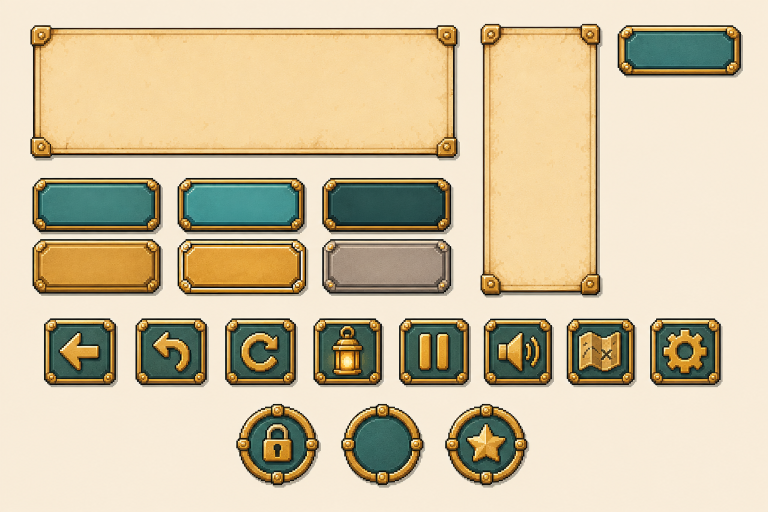
#> input picture assets/source/ui-kit-v1.png, 1536 x 1024 px (shown at 1/2 size)
$ python build_ui_v6.py
#> lines starting #> are read from the running program, lines starting #| are printed output that depends on the picture
#!/usr/bin/env python3
"""Slice the approved v1 master sheets into transparent runtime UI/FX pieces.

Sources stay untouched; outputs are new RGBA files under assets/runtime/forest/
with a manifest recording SHA-256, sizes and source regions. Numbers and text
are still rendered by the engine — these slices carry no baked characters.
"""
from __future__ import annotations
import hashlib
import json
from pathlib import Path
from PIL import Image

ROOT = Path(__file__).resolve().parents[1]
OUT_UI = ROOT/"assets/runtime/forest/ui"
OUT_FX = ROOT/"assets/runtime/forest/fx"

def decontaminate(image: Image.Image, bg: tuple[int, int, int], tol: float = 34.0, soft: float = 70.0) -> Image.Image:
    """Key out a flat background with soft alpha and edge decontamination."""
    rgba = image.convert("RGBA")
    pixels = rgba.load()
    for y in range(rgba.height):
        for x in range(rgba.width):
            r, g, b, a = pixels[x, y]
            distance = ((r-bg[0])**2+(g-bg[1])**2+(b-bg[2])**2)**0.5
            if distance <= tol:
                pixels[x, y] = (r, g, b, 0)
            elif distance < soft:
                alpha = (distance-tol)/(soft-tol)
                # Unmix the background contribution so edges keep their own colour.
                keep = max(alpha, 0.05)
                clean = tuple(max(0, min(255, round((c-(1-keep)*bgc)/keep))) for c, bgc in zip((r, g, b), bg))
                pixels[x, y] = (clean[0], clean[1], clean[2], round(alpha*255))
    return rgba

def trim(image: Image.Image, box: tuple[int, int, int, int], inset: int = 2) -> Image.Image:
    left, top, right, bottom = box
    return image.crop((left+inset, top+inset, right-inset, bottom-inset))

def save(image: Image.Image, path: Path) -> dict:
    path.parent.mkdir(parents=True, exist_ok=True)
    image.save(path)
    return {
        "path": str(path.relative_to(ROOT)),
        "sha256": hashlib.sha256(path.read_bytes()).hexdigest(),
        "size": list(image.size),
        "mode": image.mode,
    }

def main() -> int:
    entries: dict[str, list] = {"ui": [], "fx": []}
    kit = Image.open(ROOT/"assets/source/ui-kit-v1.png").convert("RGB")
#> kit is the input picture: PIL image 1536x1024 RGB; mean R, G, B 209.9, 195.1, 163.4
    cream = kit.getpixel((10, 10))
#> cream = (248, 236, 217)
    ui_cuts = {
        "panel-paper": (60, 50, 919, 320),      # Parchment with brass corners (nine-patch)
        "panel-tall": (962, 48, 1196, 588),     # Vertical parchment
        "button-teal": (65, 356, 325, 468),     # Normal
        "button-teal-bright": (355, 355, 613, 468),   # Hover
        "button-teal-dark": (644, 356, 906, 468),     # Pressed
        "button-gold": (65, 478, 325, 591),     # Primary
        "button-gold-bright": (355, 478, 616, 591),   # Primary hover
        "button-gray": (644, 478, 906, 591),    # Disabled
    }
    for name, box in ui_cuts.items():
        piece = decontaminate(trim(kit, box), cream)
        entries["ui"].append(save(piece, OUT_UI/(name+".png")))
        if name.startswith("button-"):
            # Buttons render as small as 32px tall; pre-scale so nine-patch margins fit.
            small = piece.resize((round(piece.width*0.4), round(piece.height*0.4)), Image.LANCZOS)
            entries["ui"].append(save(small, OUT_UI/(name+"-small.png")))
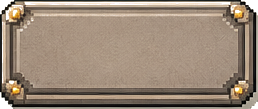
#> piece: PIL image 258x109 RGBA; mean R, G, B, A 151.3, 132.7, 114.5, 244.7; transparent parts drawn white

    fx = Image.open(ROOT/"assets/source/effects-rewards-v1.png").convert("RGB")
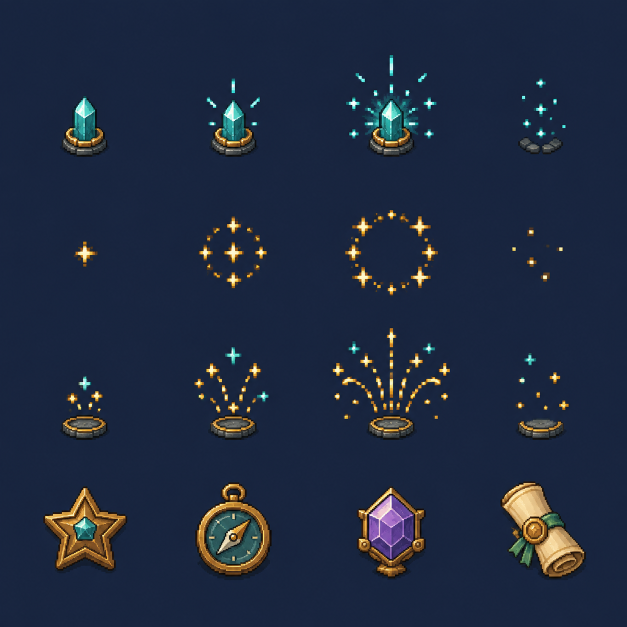
#> input picture assets/source/effects-rewards-v1.png, 1254 x 1254 px (shown at 1/2 size)
#> fx is the input picture: PIL image 1254x1254 RGB; mean R, G, B 31.8, 42.6, 63.9
    navy = fx.getpixel((8, 8))
#> navy = (24, 36, 63)
    fx_cuts = {
        "crystal-idle": (108, 150, 232, 312),   # Crystal on stone base
        "crystal-lit": (408, 150, 532, 312),    # Crystal with glow ticks
        "spark": (128, 452, 216, 532),          # Single gold sparkle
        "burst": (660, 420, 880, 596),          # Gold sparkle ring
        "reward-burst": (652, 660, 890, 906),   # Firework spray
    }
    for name, box in fx_cuts.items():
        piece = decontaminate(trim(fx, box), navy, tol=26.0, soft=58.0)
        entries["fx"].append(save(piece, OUT_FX/(name+".png")))
#> this loop made 5 passes
#> pass 1, in decontaminate (call 9), `rgba = image.convert("RGBA")`:
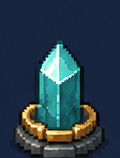
#> rgba: PIL image 120x158 RGBA; mean R, G, B, A 41.5, 61.1, 73.4, 255
#> pass 1, in main, `piece = decontaminate(trim(fx, box), navy, tol=26.0, soft=58.0)`:
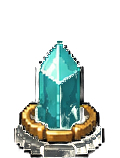
#> piece: PIL image 120x158 RGBA; mean R, G, B, A 44.1, 63.7, 71.8, 74.4; transparent parts drawn white
#> after the loop:
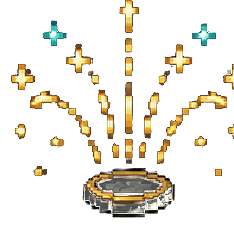
#> piece: PIL image 234x242 RGBA; mean R, G, B, A 46.3, 52.2, 63.2, 39.9; transparent parts drawn white

    manifest = {
        "version": "forest-ui-v6",
        "sources": [
            {"path": "assets/source/ui-kit-v1.png", "background": list(cream), "used": True},
            {"path": "assets/source/effects-rewards-v1.png", "background": list(navy), "used": True},
        ],
        "engine_numeric_overlay": True,
        "pixel_edits": "none on sources; slices chroma-keyed with edge decontamination",
        "outputs": entries,
    }
    (ROOT/"art/forest_ui_v6.json").write_text(json.dumps(manifest, ensure_ascii=False, indent=2)+"\n")

    # Contact sheet for human QA.
    sheet = Image.new("RGBA", (1560, 560), (40, 52, 44, 255))
    x = 16
    for entry in entries["ui"]:
        piece = Image.open(ROOT/entry["path"])
        sheet.alpha_composite(piece.resize((piece.width//2, piece.height//2)), (x, 16)); x += piece.width//2+14
#> after `x += piece.width // 2 + 14`: x = 457
    x = 16
#> x = 16
    for entry in entries["fx"]:
        piece = Image.open(ROOT/entry["path"])
        sheet.alpha_composite(piece, (x, 330)); x += piece.width+14
#> after `sheet.alpha_composite(piece, (x, 330))`:
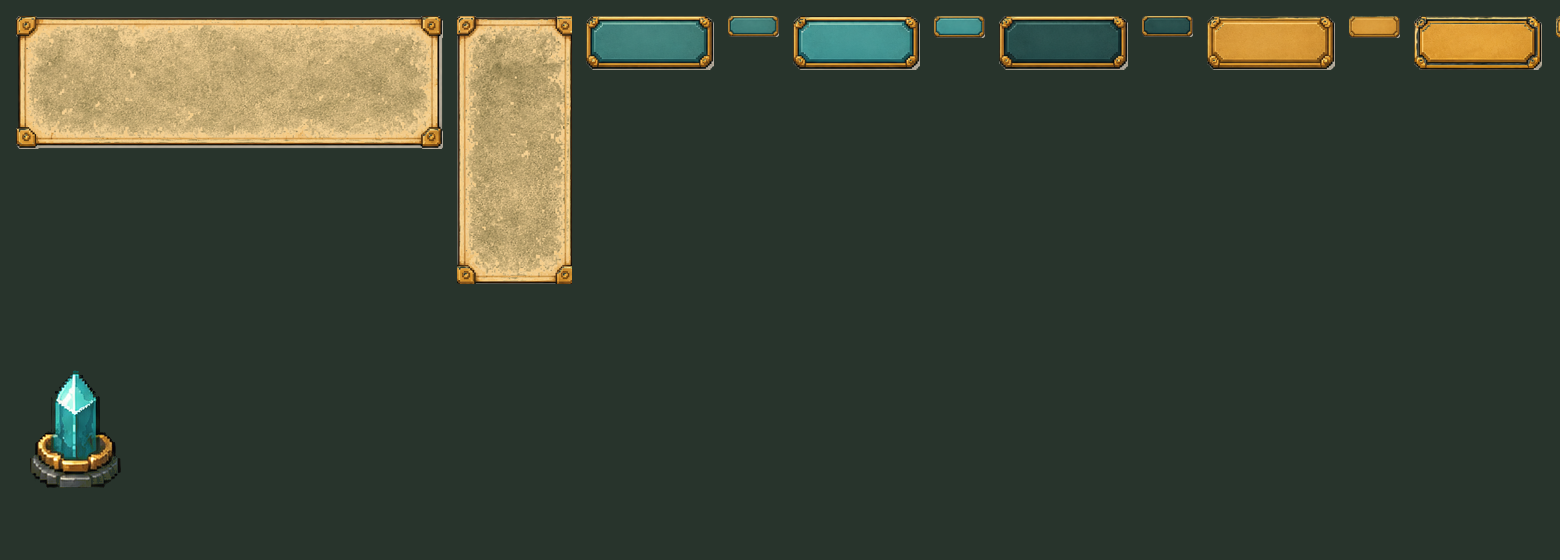
#> sheet: PIL image 1560x560 RGBA; mean R, G, B, A 59.3, 66.8, 52.7, 255
#> after `x += piece.width + 14`: x = 150
    sheet.convert("RGB").save(ROOT/".scratch/v07-ui-contact-sheet.png")
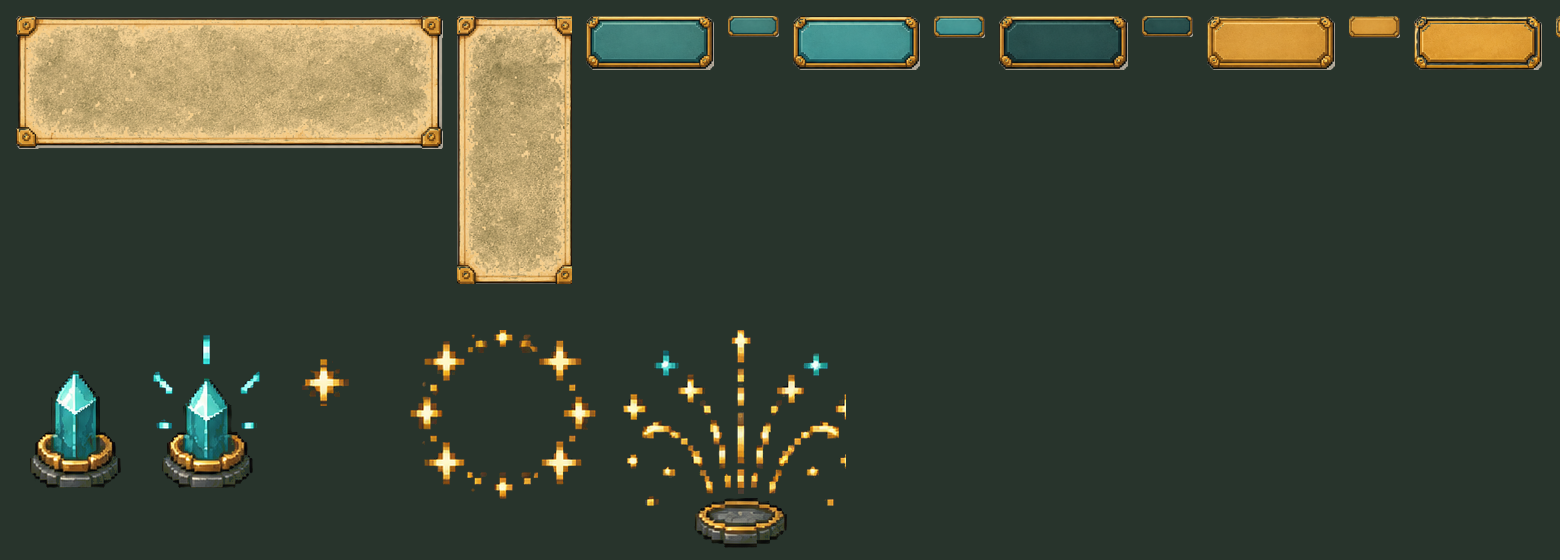
#> saved as v07-ui-contact-sheet.png: PIL image 1560x560 RGB; mean R, G, B 61.8, 68.8, 53.7
    print(json.dumps({name: len(items) for name, items in entries.items()}))
    return 0

if __name__ == "__main__":
    raise SystemExit(main())
#> (the program exits here)
